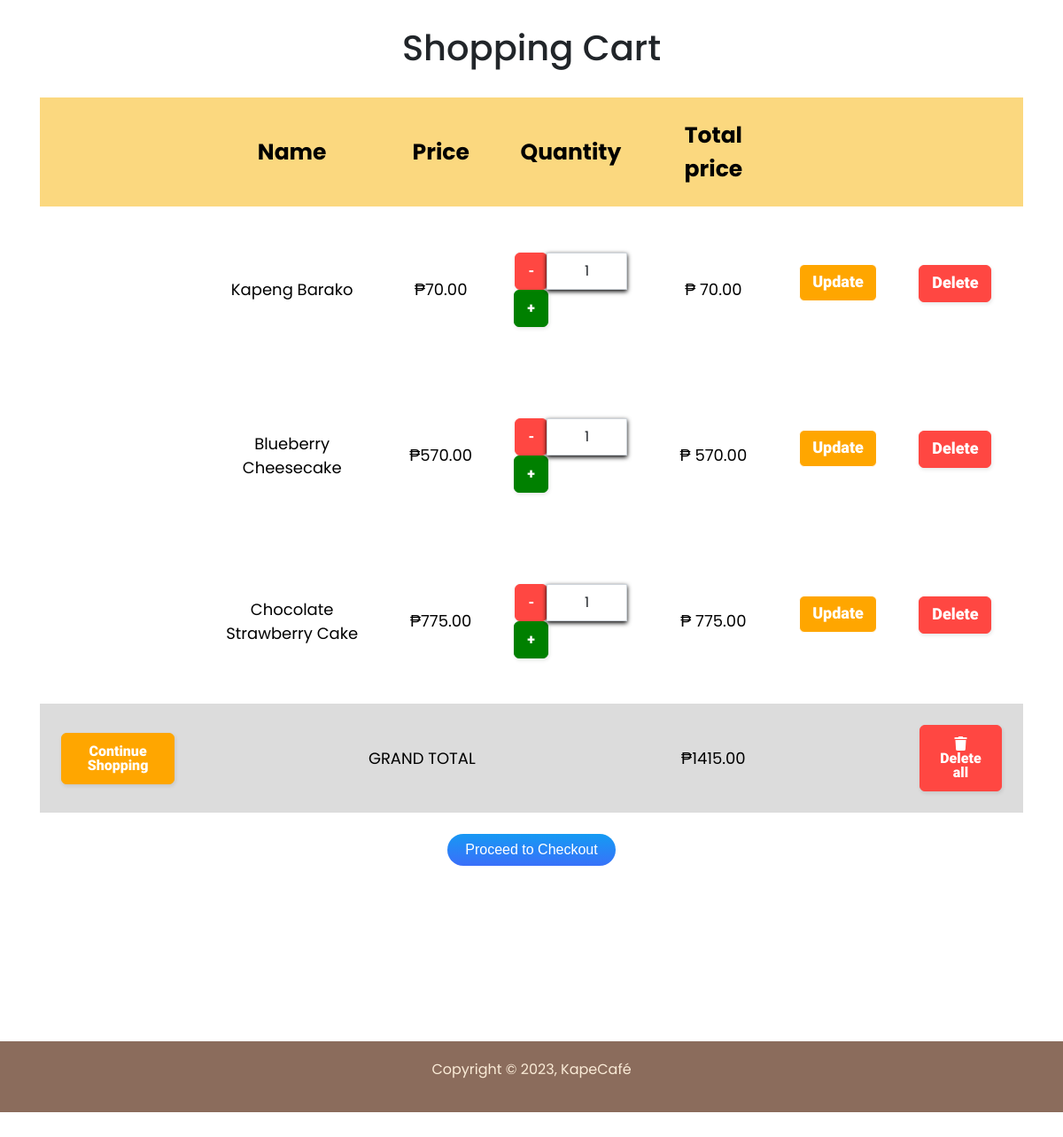
The page /cart.php (signed in) on the database its author committed.
### tables this page shows
CREATE TABLE `cart` (
  `id` int(100) NOT NULL,
  `user_id` int(11) NOT NULL,
  `product_id` int(11) UNSIGNED NOT NULL,
  `quantity` int(100) NOT NULL
);

CREATE TABLE `products` (
  `id` int(11) UNSIGNED NOT NULL,
  `category` varchar(100) NOT NULL,
  `name` varchar(100) NOT NULL,
  `description` varchar(100) NOT NULL,
  `image` varchar(100) NOT NULL,
  `price` varchar(100) NOT NULL
);

### services/models/Cart.php (called while the page is built, shortened)
<?php
class Cart
{
    private $conn;
    private $DB_TABLE = 'cart';
    public $user_id;
    public function __construct($db)
    {
        $this->conn = $db;
    }
    public function read_by_user_full()
    {
        $query = "SELECT c.user_id, c.product_id, c.quantity, p.category, p.name, p.description, p.image, p.price FROM {$this->DB_TABLE} c JOIN products p ON c.product_id = p.id WHERE c.user_id = ?";
        $stmt = $this->conn->prepare($query);
        $stmt->bindParam(1, $this->user_id);
        $stmt->execute();
        return $stmt;
    }
}

### cart.php (the view, shortened to what this page needs)
<?php
include_once $_SERVER['DOCUMENT_ROOT'] . '/shared/general.php';
include_once './services/config/Database.php';
include_once './services/models/Cart.php';
$conn = Database::connect();
if (isset($_SESSION['id'])) {
    $user = new User($conn);
    $user->id = intval($_SESSION['id']);
    $user->read_single();
    $cart = new Cart($conn);
    $cart->user_id = $user->id;
} else {
    echo '<script>alert("You must log in first"); window.location.href = "/signin.php"</script>';
    die();
}
?>
<!DOCTYPE html>
<html lang="en">
<head>
    <link rel="stylesheet" href="css/bootstrap.min.css">
    <link href='https://unpkg.com/boxicons@2.0.7/css/boxicons.min.css' rel='stylesheet'>
    <link rel="stylesheet" href="https://cdnjs.cloudflare.com/ajax/libs/font-awesome/5.15.3/css/all.min.css" />
    <link rel="stylesheet" href="https://cdnjs.cloudflare.com/ajax/libs/font-awesome/4.7.0/css/font-awesome.min.css">
    <link rel="stylesheet" href="/assets/styles/cart.css">
</head>
<body>
    <div class="cart-container">
        <section class="shopping-cart" style="padding: 30px 45px 30px 45px !important; margin-bottom: auto;">
            <h1 class="heading" style="text-align: center;"> Shopping Cart </h1>
            <br>
            <table>
                <thead style="padding: 1.5rem;font-size: 18px;color: white;background-color: black;">
                    <th style="text-align: center;"></th>
                    <th style="text-align: center;">Name</th>
                    <th style="text-align: center;">Price</th>
                    <th style="text-align: center;">Quantity</th>
                    <th style="text-align: center;">Total price</th>
                    <th style="text-align: center;"></th>
                    <th style="text-align: center;"></th>
                </thead>
                <tbody>
                    <?php
                    $items = $cart->read_by_user_full();
                    $grand_total = 0;
                    if ($items->rowCount() > 0) {
                        while ($item = $items->fetch(PDO::FETCH_ASSOC)) {
                    ?>
                            <tr>
                                <form action="" method="post">
                                    <td><img src="assets/uploaded_img/<?php echo $item['image']; ?>" height="100" alt=""></td>
                                    <td><?php echo $item['name']; ?></td>
                                    <td>₱<?php echo number_format($item['price']); ?>.00</td>
                                    <td>
                                        <div class="input-group">
                                            <span class="input-group-btn">
                                                <button type="button" id="dec-<?php echo $item['product_id']; ?>" class="quantity-left-minus btn-minus btn-danger btn-number" data-type="minus" data-field="">-
                                                </button>
                                            </span>
                                            <input type="text" id="quantity-<?php echo $item['product_id']; ?>" name="update_quantity" class="form-control input-number" value="<?php echo $item['quantity']; ?>" min="1">
                                            <span class="input-group-btn">
                                                <button type="button" id="inc-<?php echo $item['product_id']; ?>" class="quantity-right-plus btn-plus btn-success btn-number" name="update_update_btn" data-type="plus" data-field="">+
                                                </button>
                                            </span>
                                        </div>
                                        <br>
                                    </td>
                                    <td>₱ <?php echo $sub_total = number_format($item['price']) * number_format($item['quantity']); ?>.00</td>
                                    <td class="update-td"><input type="submit" value="Update" name="update_update_btn" class="btn-update btn-warning"> </td>
                                    <td> <a href="cart.php?remove=<?php echo $item['product_id']; ?>" onclick="return confirm('Remove item from cart?')" class="btn-delete btn-danger" style="margin-left: -13px; font-size: 18px; text-align: center; padding-right: 13px; margin-top: -15px;"> </i> Delete</a>
                                    </td>
                                </form>
                            </tr>
                    <?php
                            $grand_total += $sub_total;
                        };
                    };
                    ?>
                    <tr class="table-bottom">
                        <td><a href="/shop.php" class="btn-continue btn-warning">Continue Shopping</a></td>
                        <td colspan="3">GRAND TOTAL</td>
                        <td>₱<?php echo $grand_total; ?>.00</td>
                        <td></td>
                        <td><a href="cart.php?delete_all" onclick="return confirm('Are you sure you want to delete all?');" class="btn-deleteall btn-danger"> <i class="fas fa-trash"></i> Delete all </a></td>
                    </tr>
                </tbody>
            </table>
            <br>
            <div class="horizontal-center" style="text-align:center">
                <button class="checkout-btn">
                    <a href="/checkout.php" <?= ($grand_total > 1) ? '' : 'disabled'; ?>><span>Proceed to Checkout</span>
                </button>
            </div>
        </section>
    </div>
    <br>
    <br>
    <br>
    <br>
    <br>
</body>
</html>

### rows shown on the page
cart: product.name "Kapeng Barako", product.price "70", update_quantity "1", product+quantity "70"
cart: product.name "Blueberry Cheesecake", product.price "570", update_quantity "1", product+quantity "570"
cart: product.name "Chocolate Strawberry Cake", product.price "775", update_quantity "1", product+quantity "775"

### other values the page prints
$grand_total "1415"
